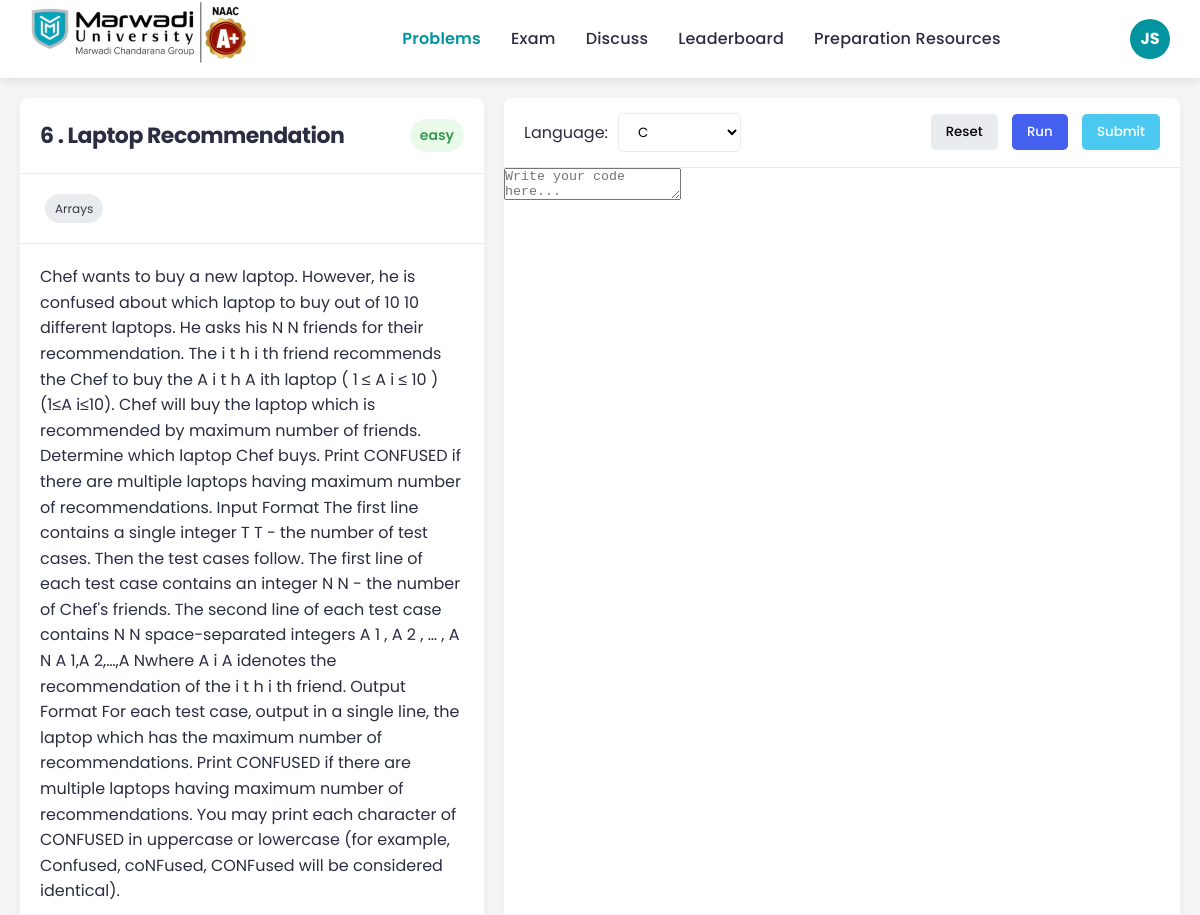
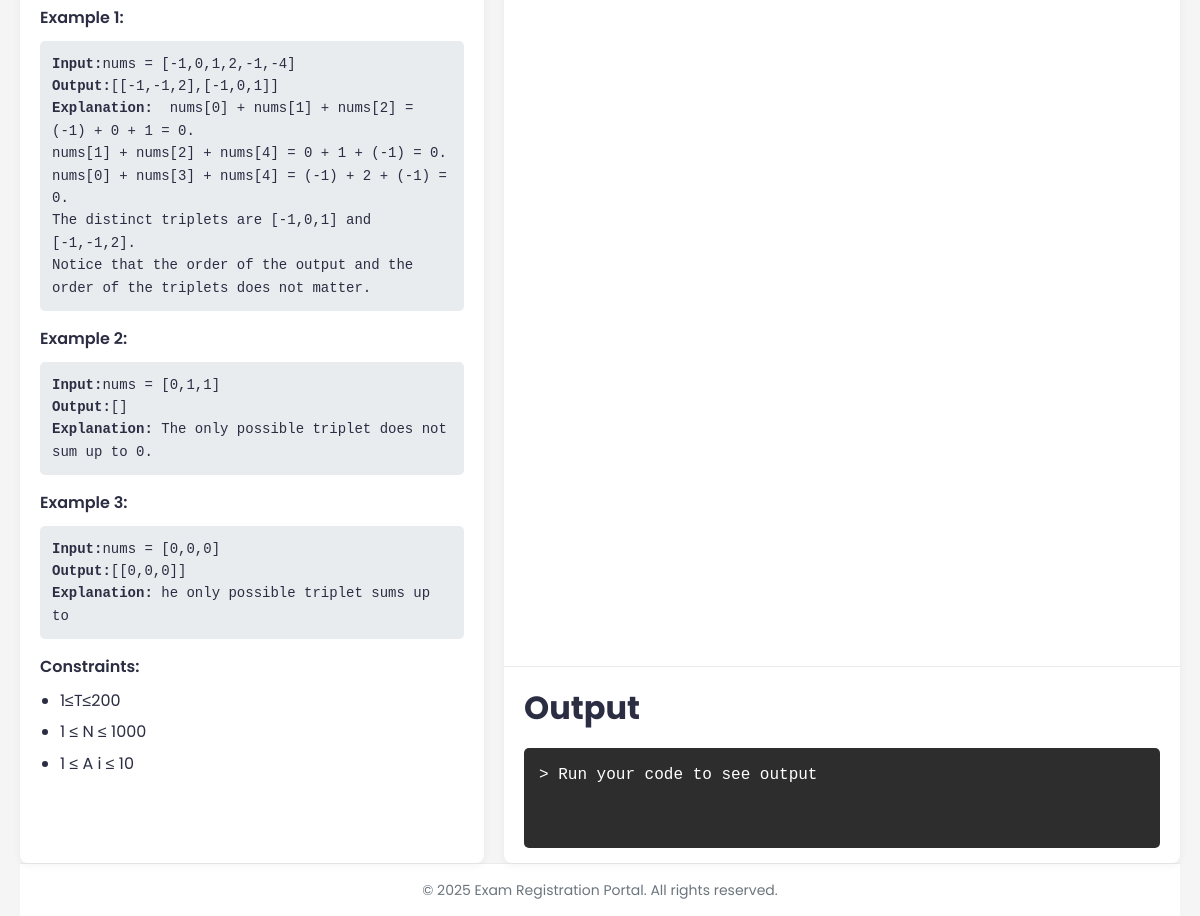
Page /view/php/compiler.php?question_id=6 (signed in) on the committed database (2 pictures, top to bottom).
### tables this page shows
CREATE TABLE `questions` (
  `question_id` int(11) NOT NULL,
  `question_title` varchar(255) NOT NULL,
  `description` text NOT NULL,
  `testcase` text NOT NULL,
  `expected_output` text NOT NULL,
  `example_testcase_1` text NOT NULL,
  `example_outcome_1` text NOT NULL,
  `explanation_1` text NOT NULL,
  `example_testcase_2` text NOT NULL,
  `example_outcome_2` text NOT NULL,
  `explanation_2` text NOT NULL,
  `example_testcase_3` text NOT NULL,
  `example_outcome_3` text NOT NULL,
  `explanation_3` text NOT NULL,
  `tags` text NOT NULL,
  `difficulty` text NOT NULL,
  `constraints` text NOT NULL
);

### view/php/compiler.php (the view, shortened to what this page needs)
<?php
require_once '../../config/db.config.php';
try {
    if (isset($_GET['question_id'])) {
        $question_id = $_GET['question_id'];
        $stmt = $conn->prepare('SELECT * FROM questions WHERE question_id = :question_id');
        $stmt->execute(['question_id' => $question_id]);
        $questions = $stmt->fetchAll();
        $question = $questions[0];
    } else {
        header("Location: ./question_list.php");
        exit;
    }
} catch (\PDOException $e) {
    echo "Database connection failed: " . $e->getMessage();
    die();
}
?>
<!DOCTYPE html>
<html lang="en">
<head>
    <link href="https://cdnjs.cloudflare.com/ajax/libs/font-awesome/6.0.0-beta3/css/all.min.css" rel="stylesheet">
    <link href="https://cdnjs.cloudflare.com/ajax/libs/inter/3.19.3/inter.css" rel="stylesheet">
    <link rel="stylesheet" href="https://cdnjs.cloudflare.com/ajax/libs/codemirror/5.65.2/codemirror.min.css">
    <link rel="stylesheet" href="https://cdnjs.cloudflare.com/ajax/libs/codemirror/5.65.2/theme/monokai.min.css">
    <link rel="stylesheet" href="../css/compiler.css">
</head>
<body>
     <?php include '../../includes/header.php';?>
    <div class="container">
        <main>
            <div class="problem-panel">
                <div class="problem-header">
                    <div class="problem-title"><?php echo htmlspecialchars($question['question_id']); ?> . <?php echo htmlspecialchars($question['question_title']); ?></div>
                    <?php
    $difficulty = htmlspecialchars($question['difficulty']);
    $difficultyClass = '';
?>
<div class="problem-difficulty <?php echo $difficultyClass; ?>">
    <?php echo $difficulty; ?>
</div>
                </div>
                <div class="problem-meta">
                    <?php
                    $tags = explode(',', $question['tags']);
                    for ($i = 0; $i < count($tags); $i++) {
                        $tags[$i] = trim($tags[$i]);
                        echo '<div class="tag">' . $tags[$i] . '</div>';
                    }
                    ?>
                </div>
                <div class="problem-content">
                    <p><?php echo htmlspecialchars($question['description']); ?></p>
                    <h3>Example 1:</h3>
                    <?php  echo '<div class="code-example"><b>Input:</b>' .  htmlspecialchars($question['example_testcase_1']) . '<br><b>Output:</b>' .  htmlspecialchars($question['example_outcome_1']) . '<br><b>Explanation:</b> ' .  htmlspecialchars($question['explanation_1']).'</div>';?>
                    <h3>Example 2:</h3>
                    <?php  echo '<div class="code-example"><b>Input:</b>' .  htmlspecialchars($question['example_testcase_2']) . '<br><b>Output:</b>' .  htmlspecialchars($question['example_outcome_2']) . '<br><b>Explanation:</b> ' .  htmlspecialchars($question['explanation_2']).'</div>';?>
                    <h3>Example 3:</h3>
                    <?php  echo '<div class="code-example"><b>Input:</b>' .  htmlspecialchars($question['example_testcase_3']) . '<br><b>Output:</b>' .  htmlspecialchars($question['example_outcome_3']) . '<br><b>Explanation:</b> ' .  htmlspecialchars($question['explanation_3']).'</div>';?>
                    <h3>Constraints:</h3>
                    <ul>
                    <?php
                    $constraints = explode(',', $question['constraints']);
                    for ($i = 0; $i < count($constraints); $i++) {
                        $constraints[$i] = trim($constraints[$i]);
                        echo '<li>' . $constraints[$i] . '</li>';
                    }
                    ?>
                    </ul>
                </div>
            </div>
            <div class="editor-panel">
                <div class="editor-header">
                    <div class="language-select">
                        <span>Language:</span>
                        <select id="language-selector" class="language-selector" title="Select programming language">
                            <option value="c">C</option>
                        </select>
                    </div>
                    <div class="editor-actions">
                        <button class="reset">Reset</button>
                        <button class="run" onclick="executeCode()">Run</button>
                        <button class="submit">Submit</button>
                    </div>
                </div>
                <div class="editor-container">
                    <textarea
                        id="code-editor"
                        title="Code editor"
                        placeholder="Write your code here..."
                    ></textarea>
                </div>
                <div class="editor-footer">
                    <div class="test-cases">
                        <h1>Output</h1>
                    </div>
                    <div class="output-panel" id="output-panel">
                        > Run your code to see output
                    </div>
                </div>
            </div>
        </main>
        <?php include '../../includes/footer.php';?>
    </div>
</body>
</html>

### view/css/compiler.css (style rules this page uses)
:root { --primary: #4361ee; --secondary: #3f37c9; --success: #4cc9f0; --danger: #f72585; --warning: #f8961e; --info: #56cfe1; --dark: #2b2d42; --light: #f8f9fa; --gray: #6c757d; --gray-dark: #343a40; --gray-light: #e9ecef; --ui-font: 'Poppins', 'Segoe UI', Tahoma, Geneva, Verdana, sans-serif; --code-font: 'Consolas', 'Monaco', 'Courier New', monospace; }
* { margin: 0; padding: 0; box-sizing: border-box; }
body { background-color: #f5f5f5; color: var(--dark); line-height: 1.6; font-weight: 400; font-family: var(--ui-font); }
.container { max-width: 100%; margin: 0 auto; padding: 0 20px; }
main { display: flex; margin-top: 20px; height: calc(100vh - 100px); }
.problem-panel { flex: 0 0 40%; background-color: white; border-radius: 8px; box-shadow: 0 2px 10px rgba(0, 0, 0, 0.05); overflow: auto; margin-right: 20px; display: flex; flex-direction: column; }
.problem-header { padding: 20px; border-bottom: 1px solid var(--gray-light); display: flex; justify-content: space-between; align-items: center; }
.problem-title { font-size: 22px; font-weight: 700; letter-spacing: -0.5px; }
.problem-difficulty { padding: 5px 10px; border-radius: 20px; font-size: 14px; font-weight: 600; background-color: #e9fae9; color: #3a9953; }
.problem-meta { display: flex; padding: 15px 20px; border-bottom: 1px solid var(--gray-light); color: var(--gray); font-size: 14px; }
.problem-meta div { margin-right: 20px; display: flex; align-items: center; }
.problem-content { padding: 20px; flex: 1; overflow: auto; line-height: 1.6; }
.problem-content h3 { margin: 15px 0 8px; font-weight: 600; font-size: 16px; color: var(--dark); }
.problem-content p { margin-bottom: 16px; }
.code-example { background-color: var(--gray-light); padding: 12px; border-radius: 5px; margin: 10px 0; font-family: var(--code-font); white-space: pre-wrap; font-size: 14px; }
.problem-content ul { padding-left: 20px; margin-bottom: 16px; }
.problem-content li { margin-bottom: 6px; }
.tag { background-color: var(--gray-light); padding: 5px 10px; border-radius: 20px; margin: 5px; font-size: 12px; color: var(--gray-dark); }
.editor-panel { flex: 1; display: flex; flex-direction: column; background-color: white; border-radius: 8px; box-shadow: 0 2px 10px rgba(0, 0, 0, 0.05); overflow: hidden; }
.editor-header { padding: 15px 20px; border-bottom: 1px solid var(--gray-light); display: flex; justify-content: space-between; align-items: center; }
.language-select { display: flex; align-items: center; }
.language-select select { padding: 8px 15px; border-radius: 5px; border: 1px solid var(--gray-light); background-color: white; margin-left: 10px; cursor: pointer; font-family: inherit; }
.editor-actions button { background-color: var(--gray-light); border: none; padding: 8px 15px; border-radius: 5px; margin-left: 10px; cursor: pointer; font-weight: 500; transition: all 0.3s ease; font-family: inherit; }
.editor-actions button.run { background-color: var(--primary); color: white; }
.editor-actions button.submit { background-color: var(--success); color: white; }
.editor-container { flex: 1; overflow: hidden; position: relative; font-family: var(--code-font); font-size: 14px; }
.editor-footer { padding: 15px 20px; border-top: 1px solid var(--gray-light); }
.test-cases { margin-bottom: 15px; }
.output-panel { padding: 15px; background-color: #2d2d2d; color: white; border-radius: 5px; font-family: var(--code-font); overflow: auto; height: 100px; }

### rows in the picture
questions: question_id "6", question_title "Laptop Recommendation", difficulty "easy", description "Chef wants to buy a new laptop. However, he is confused about which laptop to buy out of 10 10 different laptops. He asks his N N friends for their recommendation. The i t h i th friend recommends the Chef to buy the A i t h A i ​ th laptop ( 1 ≤ A i ≤ 10 ) (1≤A i ​ ≤10). Chef will buy the laptop which is recommended by maximum number of friends. Determine which laptop Chef buys. Print CONFUSED if there are multiple laptops having maximum number of recommendations. Input Format The first line contains a single integer T T - the number of test cases. Then the test cases follow. The first line of each test case contains an integer N N - the number of Chef's friends. The second line of each…", example_testcase_1 "nums = [-1,0,1,2,-1,-4]", example_outcome_1 "[[-1,-1,2],[-1,0,1]]", explanation_1 "nums[0] + nums[1] + nums[2] = (-1) + 0 + 1 = 0. nums[1] + nums[2] + nums[4] = 0 + 1 + (-1) = 0. nums[0] + nums[3] + nums[4] = (-1) + 2 + (-1) = 0. The distinct triplets are [-1,0,1] and [-1,-1,2]. Notice that the order of the output and the order of the triplets does not matter.", example_testcase_2 "nums = [0,1,1]", example_outcome_2 "[]", explanation_2 "The only possible triplet does not sum up to 0.", example_testcase_3 "nums = [0,0,0]", example_outcome_3 "[[0,0,0]]", explanation_3 "he only possible triplet sums up to"

### other values in the picture
$tags[$i] "Arrays"
$constraints[$i] "1≤T≤200"
$constraints[$i] "1 ≤ N ≤ 1000"
$constraints[$i] "1 ≤ A i ≤ 10"
